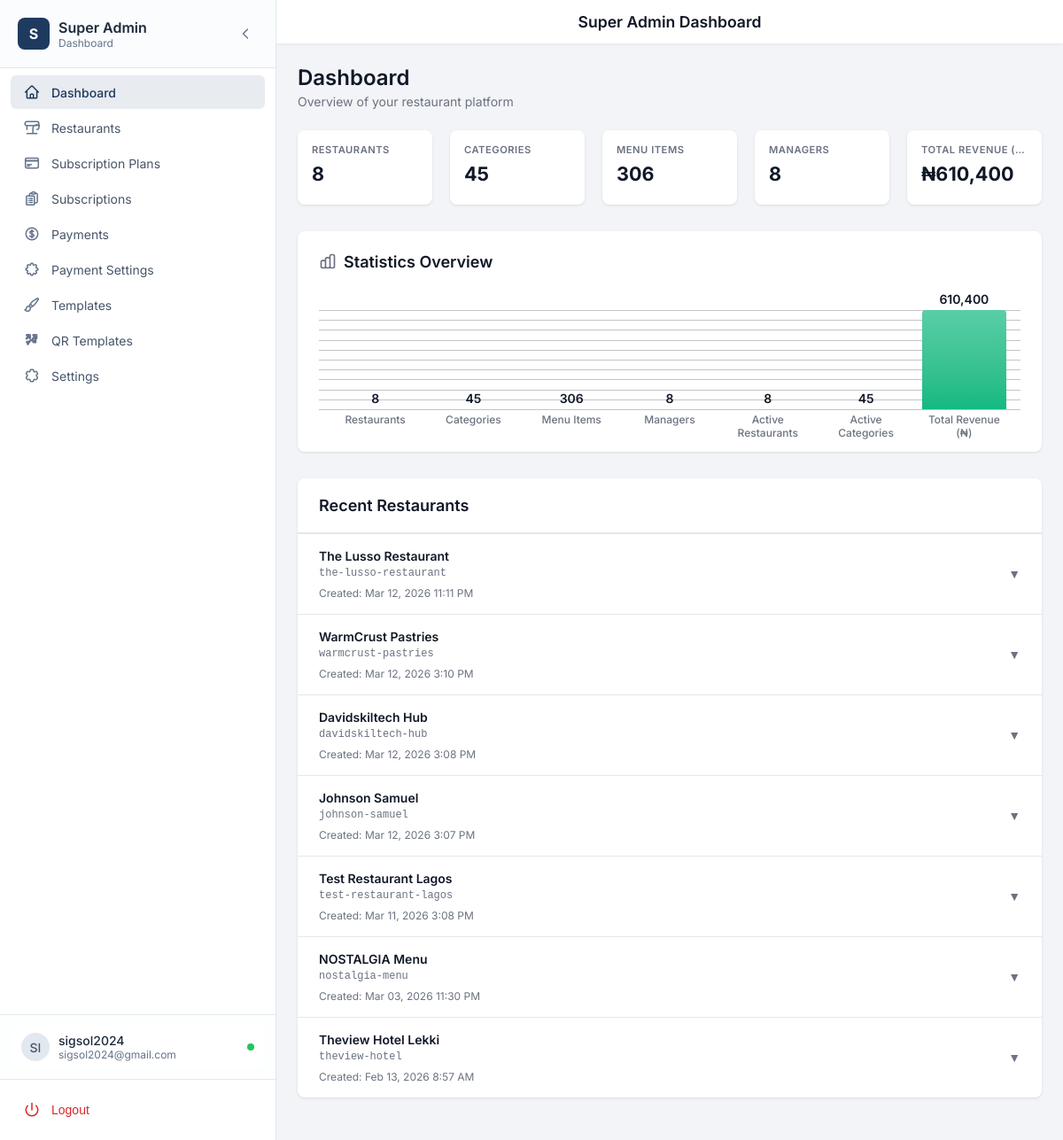
Page /admin/dashboard.php (signed in) on the committed database.
### tables this page shows
CREATE TABLE `restaurants` (
  `id` int(11) NOT NULL,
  `name` varchar(255) NOT NULL,
  `slug` varchar(255) NOT NULL,
  `logo` varchar(255) DEFAULT NULL,
  `hero_image` varchar(255) DEFAULT NULL,
  `description` text DEFAULT NULL,
  `phone` varchar(50) DEFAULT NULL,
  `email` varchar(255) DEFAULT NULL,
  `address` text DEFAULT NULL,
  `website` varchar(255) DEFAULT NULL,
  `whatsapp_link` varchar(255) DEFAULT NULL,
  `instagram_url` varchar(255) DEFAULT NULL,
  `facebook_url` varchar(255) DEFAULT NULL,
  `twitter_url` varchar(255) DEFAULT NULL,
  `enable_food_ordering` tinyint(1) NOT NULL DEFAULT 1,
  `enable_table_reservations` tinyint(1) NOT NULL DEFAULT 1,
  `map_latitude` decimal(10,8) DEFAULT NULL,
  `map_longitude` decimal(11,8) DEFAULT NULL,
  `header_menu_items` text DEFAULT NULL,
  `footer_content` text DEFAULT NULL,
  `manager_email` varchar(255) DEFAULT NULL,
  `google_rating` decimal(3,1) DEFAULT 4.5,
  `rating_source` varchar(50) DEFAULT 'Google',
  `template_id` int(11) DEFAULT 1,
  `is_active` tinyint(1) DEFAULT 1,
  `available_items_count` int(11) DEFAULT 0,
  `unavailable_items_count` int(11) DEFAULT 0,
  `subscription_id` int(11) DEFAULT NULL,
  `created_at` timestamp NOT NULL DEFAULT current_timestamp(),
  `updated_at` timestamp NOT NULL DEFAULT current_timestamp() ON UPDATE current_timestamp()
);

### admin/dashboard.php (the view, shortened to what this page needs)
<?php
$pdo = getDBConnection();
$stats = [
    'restaurants' => 0,
    'categories' => 0,
    'menu_items' => 0,
    'managers' => 0,
    'total_revenue' => 0
];
if ($pdo) {
    try {
        $stats['restaurants'] = (int)$pdo->query("SELECT COUNT(*) FROM restaurants")->fetchColumn();
        $stats['categories'] = (int)$pdo->query("SELECT COUNT(*) FROM categories")->fetchColumn();
        $stats['menu_items'] = (int)$pdo->query("SELECT COUNT(*) FROM menu_items")->fetchColumn();
        $stats['managers'] = (int)$pdo->query("SELECT COUNT(*) FROM managers")->fetchColumn();
        $stats['total_revenue'] = (float)$pdo->query("SELECT COALESCE(SUM(total), 0) FROM orders WHERE status IN ('pending','confirmed','on_hold','completed')")->fetchColumn();
        $stats['active_restaurants'] = (int)$pdo->query("SELECT COUNT(*) FROM restaurants WHERE is_active = 1")->fetchColumn();
        $stats['active_categories'] = (int)$pdo->query("SELECT COUNT(*) FROM categories WHERE is_active = 1")->fetchColumn();
        $stmt = $pdo->prepare("SELECT * FROM restaurants ORDER BY created_at DESC LIMIT 7");
        $stmt->execute();
        $restaurants = $stmt->fetchAll();
        $chartData = [
            ['label' => 'Restaurants', 'value' => $stats['restaurants'], 'color' => '#5EB344'],
            ['label' => 'Categories', 'value' => $stats['categories'], 'color' => '#FCB72A'],
            ['label' => 'Menu Items', 'value' => $stats['menu_items'], 'color' => '#F8821A'],
            ['label' => 'Managers', 'value' => $stats['managers'], 'color' => '#E0393E'],
            ['label' => 'Active Restaurants', 'value' => $stats['active_restaurants'], 'color' => '#963D97'],
            ['label' => 'Active Categories', 'value' => $stats['active_categories'], 'color' => '#069CDB'],
            ['label' => 'Total Revenue (₦)', 'value' => (int) $stats['total_revenue'], 'color' => '#10b981']
        ];
    } catch (PDOException $e) {
        error_log("Dashboard statistics error: " . $e->getMessage());
        $chartData = [];
    }
}
include __DIR__ . '/../includes/admin-layout.php';
?>
<div class="page-header">
    <h1 class="page-title">Dashboard</h1>
    <p class="page-subtitle">Overview of your restaurant platform</p>
</div>
<section class="stats">
  <div class="stat-card">
    <div class="stat-label">Restaurants</div>
    <div class="stat-value"><?php echo $stats['restaurants']; ?></div>
  </div>
  <div class="stat-card">
    <div class="stat-label">Categories</div>
    <div class="stat-value"><?php echo $stats['categories']; ?></div>
  </div>
  <div class="stat-card">
    <div class="stat-label">Menu Items</div>
    <div class="stat-value"><?php echo $stats['menu_items']; ?></div>
  </div>
  <div class="stat-card">
    <div class="stat-label">Managers</div>
    <div class="stat-value"><?php echo $stats['managers']; ?></div>
  </div>
  <div class="stat-card">
    <div class="stat-label">Total Revenue (All Restaurants)</div>
    <div class="stat-value">₦<?php echo number_format($stats['total_revenue'], 0); ?></div>
  </div>
</section>
<?php if ($pdo && isset($chartData)): ?>
<section class="chart-card">
  <h2 class="chart-title">
    Statistics Overview
  </h2>
  <div class="simple-bar-chart gradient-bars">
    <?php foreach ($chartData as $item): ?>
      <div class="item" style="--clr: <?php echo htmlspecialchars($item['color']); ?>; --val: <?php echo round($item['percentage'], 1); ?>">
        <div class="label"><?php echo htmlspecialchars($item['label']); ?></div>
        <div class="value"><?php echo number_format($item['value']); ?></div>
      </div>
    <?php endforeach; ?>
  </div>
</section>
<?php endif; ?>
<section class="list-card">
  <div class="list-card-header">
    <h2 class="list-card-title">Recent Restaurants</h2>
  </div>
  <?php if (empty($restaurants)): ?>
    <div class="empty-state">
      <p>No restaurants found.</p>
      <p>
        <a href="restaurants.php">
          <svg xmlns="http://www.w3.org/2000/svg" fill="none" viewBox="0 0 24 24" stroke="currentColor">
            <path stroke-linecap="round" stroke-linejoin="round" stroke-width="2" d="M12 4v16m8-8H4" />
          </svg>
          Create your first restaurant
        </a>
      </p>
    </div>
  <?php else: ?>
    <?php foreach ($restaurants as $restaurant): ?>
      <div class="restaurant" onclick="toggleRestaurant(this)">
        <div class="restaurant-header">
          <div class="restaurant-info">
            <span class="restaurant-name"><?php echo htmlspecialchars($restaurant['name']); ?></span>
            <span class="restaurant-slug"><?php echo htmlspecialchars($restaurant['slug']); ?></span>
            <?php if ($restaurant['created_at']): ?>
              <span class="restaurant-date" style="font-size: 0.75rem; color: #6b7280; margin-top: 4px;">
                Created: <?php echo date('M d, Y g:i A', strtotime($restaurant['created_at'])); ?>
              </span>
            <?php endif; ?>
          </div>
          <span class="restaurant-toggle">▼</span>
        </div>
      </div>
    <?php endforeach; ?>
  <?php endif; ?>
</section>
<?php include __DIR__ . '/../includes/admin-footer.php'; ?>

### includes/sidebar-admin.php (shortened to what this page needs)
<?php
$currentPage = basename($_SERVER['PHP_SELF']);
$currentPath = $_SERVER['REQUEST_URI'];
$userInfo = null;
if (isLoggedIn() && isSuperAdmin()) {
    $pdo = getDBConnection();
    if ($pdo) {
        $userId = getCurrentUserId();
        $stmt = $pdo->prepare("SELECT username, email FROM admins WHERE id = ?");
        $stmt->execute([$userId]);
        $userInfo = $stmt->fetch();
    }
}
$activeId = 'dashboard';
foreach ($navItems as $item) {
    if (strpos($currentPath, $item['href']) !== false) {
        $activeId = $item['id'];
        break;
    }
}
if ($currentPage === 'dashboard.php' || $currentPath === '/admin/' || $currentPath === '/admin') {
    $activeId = 'dashboard';
}
$username = $_SESSION['username'] ?? 'Admin';
$userEmail = $userInfo['email'] ?? '';
$userInitials = strtoupper(substr($username, 0, 2));
?>
<aside class="sidebar-modern" id="sidebar">
    <div class="sidebar-header-modern">
        <div class="sidebar-logo-wrapper">
            <div class="sidebar-logo">
                <div class="logo-icon-modern">S</div>
                <div class="logo-text">
                    <span class="logo-title">Super Admin</span>
                    <span class="logo-subtitle">Dashboard</span>
                </div>
            </div>
        </div>
        <button
            onclick="toggleCollapse()"
            class="collapse-btn-modern"
            aria-label="Collapse sidebar"
        >
            <svg xmlns="http://www.w3.org/2000/svg" fill="none" viewBox="0 0 24 24" stroke-width="2" stroke="currentColor" class="collapse-icon">
                <path stroke-linecap="round" stroke-linejoin="round" d="M15.75 19.5L8.25 12l7.5-7.5" />
            </svg>
        </button>
    </div>
    <nav class="sidebar-nav">
        <ul class="nav-list">
            <?php foreach ($navItems as $item): ?>
                <?php $isActive = $activeId === $item['id']; ?>
                <li>
                    <a
                        href="<?php echo htmlspecialchars($item['href']); ?>"
                        class="nav-item <?php echo $isActive ? 'active' : ''; ?>"
                        title="<?php echo htmlspecialchars($item['name']); ?>"
                    >
                        <div class="nav-icon-wrapper">
                            <svg xmlns="http://www.w3.org/2000/svg" fill="none" viewBox="0 0 24 24" stroke-width="2" stroke="currentColor" class="nav-icon">
                                <path stroke-linecap="round" stroke-linejoin="round" d="<?php echo htmlspecialchars($item['icon']); ?>" />
                            </svg>
                        </div>
                        <span class="nav-text"><?php echo htmlspecialchars($item['name']); ?></span>
                    </a>
                </li>
            <?php endforeach; ?>
        </ul>
    </nav>
    <div class="sidebar-footer-modern">
        <div class="sidebar-profile">
            <?php if (!isset($_COOKIE['sidebar_collapsed']) || $_COOKIE['sidebar_collapsed'] !== 'true'): ?>
                <div class="profile-card">
                    <div class="profile-avatar"><?php echo htmlspecialchars($userInitials); ?></div>
                    <div class="profile-info">
                        <p class="profile-name"><?php echo htmlspecialchars($username); ?></p>
                        <p class="profile-role"><?php echo htmlspecialchars($userEmail ?: 'Administrator'); ?></p>
                    </div>
                    <div class="profile-status" title="Online"></div>
                </div>
            <?php endif; ?>
        </div>
        <div class="sidebar-logout">
            <form action="/admin/logout.php" method="post">
                <button type="submit" class="logout-btn" title="Logout">
                    <div class="nav-icon-wrapper" aria-hidden="true">
                        <svg xmlns="http://www.w3.org/2000/svg" fill="none" viewBox="0 0 24 24" stroke-width="2" stroke="currentColor" class="nav-icon logout-icon">
                            <path stroke-linecap="round" stroke-linejoin="round" d="M12 2v10m6.364-6.364a9 9 0 1 1-12.728 0" />
                        </svg>
                    </div>
                    <span class="nav-text">Logout</span>
                </button>
            </form>
        </div>
    </div>
</aside>

### assets/css/admin.css (style rules this page uses)
:root { --text-dark: #1F2937; --text-gray: #6B7280; --text-light: #9CA3AF; --bg-light: #F9FAFB; --border-light: #E5E7EB; --success-green: #059669; --success-bg: #D1FAE5; --error-red: #DC2626; --error-bg: #FEE2E2; --warning-bg: #F3F4F6; --warning-text: #4b5563; --chart-orange: #D97706; --chart-red: #B91C1C; --chart-brown: #92400E; --chart-yellow: #FDE68A; --chart-warm: #F59E0B; }
.simple-bar-chart.gradient-bars > .item, .chart-card .simple-bar-chart > .item { background: linear-gradient(to top, var(--clr), color-mix(in srgb, var(--clr) 70%, white)) !important; }
* { transition-property: color, background-color, border-color, transform, box-shadow; transition-duration: 0.2s; transition-timing-function: ease; }
.page-header { margin-bottom: 24px; }
.page-title { font-size: 1.5rem; font-weight: 600; color: var(--text-dark); margin: 0; }
.page-subtitle { color: var(--text-gray); font-size: 0.875rem; margin-top: 4px; }

### admin/dashboard.php (style rules this page uses)
.page-header { margin-bottom: 24px; }
.page-title { font-size: 1.5rem; font-weight: 600; color: var(--text); margin: 0; }
.stats { display: grid; grid-template-columns: repeat(5, minmax(0, 1fr)); gap: 20px; margin-bottom: 30px; }
.stat-card { background: #fff; padding: 16px; border-radius: 8px; box-shadow: 0 1px 3px rgba(0, 0, 0, 0.1); transition: box-shadow 0.2s; min-height: 80px; display: flex; flex-direction: column; justify-content: flex-start; }
.stat-label { font-size: 0.7rem; color: #6b7280; text-transform: uppercase; letter-spacing: 0.5px; margin-bottom: 6px; font-weight: 600; line-height: 1.2; overflow: hidden; text-overflow: ellipsis; white-space: nowrap; }
.stat-value { font-size: 1.35rem; font-weight: 700; color: #111827; line-height: 1.3; overflow: hidden; text-overflow: ellipsis; min-height: 1.5em; }
.list-card { background: #fff; border-radius: 8px; box-shadow: 0 1px 3px rgba(0, 0, 0, 0.1); overflow: hidden; margin-bottom: 24px; }
.list-card-header { padding: 20px 24px; border-bottom: 1px solid #e5e7eb; }
.list-card-title { font-size: 1.125rem; font-weight: 600; color: #111827; margin: 0; }
.restaurant { border-top: 1px solid #e5e7eb; }
.restaurant-header { display: flex; justify-content: space-between; align-items: center; padding: 16px 24px; cursor: pointer; transition: background 0.2s; }
.restaurant-info { display: flex; flex-direction: column; gap: 4px; flex: 1; }
.restaurant-name { font-weight: 600; color: #111827; font-size: 0.875rem; }
.restaurant-slug { font-size: 0.75rem; color: #6b7280; font-family: monospace; }
.restaurant-toggle { color: #6b7280; transition: transform 0.2s; font-size: 0.875rem; flex-shrink: 0; margin-left: 16px; }
.chart-card { background: #fff; border-radius: 8px; box-shadow: 0 1px 3px rgba(0, 0, 0, 0.1); padding: 24px; margin-bottom: 30px; }
.chart-title { font-size: 1.125rem; font-weight: 600; color: #111827; margin-bottom: 20px; display: flex; align-items: center; gap: 8px; }
.chart-title svg { width: 20px; height: 20px; color: #6b7280; flex-shrink: 0; }
.simple-bar-chart { --line-count: 10; --line-color: currentcolor; --line-opacity: 0.25; --item-gap: 2%; --item-default-color: #060606; height: 10rem; display: grid; grid-auto-flow: column; gap: var(--item-gap); align-items: end; padding-inline: var(--item-gap); --padding-block: 1.5rem; padding-block: var(--padding-block); position: relative; isolation: isolate; }
.simple-bar-chart::after { content: ""; position: absolute; inset: var(--padding-block) 0; z-index: -1; --line-width: 1px; --line-spacing: calc(100% / var(--line-count)); background-image: repeating-linear-gradient(to top, transparent 0 calc(var(--line-spacing) - var(--line-width)), var(--line-color) 0 var(--line-spacing)); box-shadow: 0 var(--line-width) 0 var(--line-color); opacity: var(--line-opacity); }
.simple-bar-chart > .item { height: calc(1% * var(--val)); background-color: var(--clr, var(--item-default-color)); position: relative; animation: item-height 1s ease forwards; border-radius: 4px 4px 0 0; }
.simple-bar-chart > .item > * { position: absolute; text-align: center; width: 100%; }
.simple-bar-chart > .item > .label { inset: 100% 0 auto 0; font-size: 0.75rem; color: #6b7280; font-weight: 500; margin-top: 4px; }
.simple-bar-chart > .item > .value { inset: auto 0 100% 0; font-size: 0.875rem; font-weight: 600; color: #111827; margin-bottom: 4px; }

### rows in the picture
restaurants: name "The Lusso Restaurant", slug "the-lusso-restaurant", created_at "Mar 12, 2026 11:11 PM"
restaurants: name "WarmCrust Pastries", slug "warmcrust-pastries", created_at "Mar 12, 2026 3:10 PM"
restaurants: name "Davidskiltech Hub", slug "davidskiltech-hub", created_at "Mar 12, 2026 3:08 PM"
restaurants: name "Johnson Samuel", slug "johnson-samuel", created_at "Mar 12, 2026 3:07 PM"
restaurants: name "Test Restaurant Lagos", slug "test-restaurant-lagos", created_at "Mar 11, 2026 3:08 PM"
restaurants: name "NOSTALGIA Menu", slug "nostalgia-menu", created_at "Mar 03, 2026 11:30 PM"
restaurants: name "Theview Hotel Lekki", slug "theview-hotel", created_at "Feb 13, 2026 8:57 AM"

### other values in the picture
$item['name'] "Dashboard"
$item['name'] "Restaurants"
$item['name'] "Subscription Plans"
$item['name'] "Subscriptions"
$item['name'] "Payments"
$item['name'] "Payment Settings"
$item['name'] "Templates"
$item['name'] "QR Templates"
$item['name'] "Settings"
$userInitials "SI"
$username "sigsol2024"
$userEmail ?: 'Administrator' "sigsol2024@gmail.com"
$pageTitle "Super Admin Dashboard"
$stats['restaurants'] "8"
$stats['categories'] "45"
